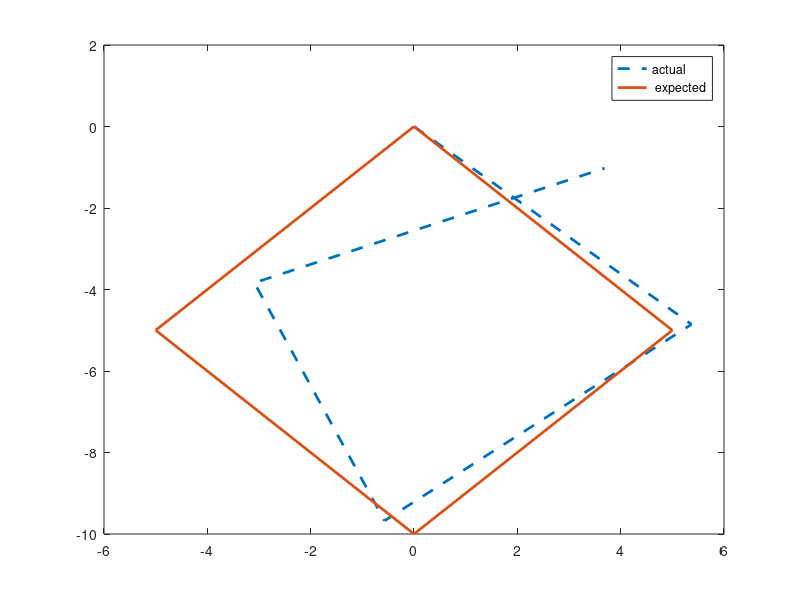
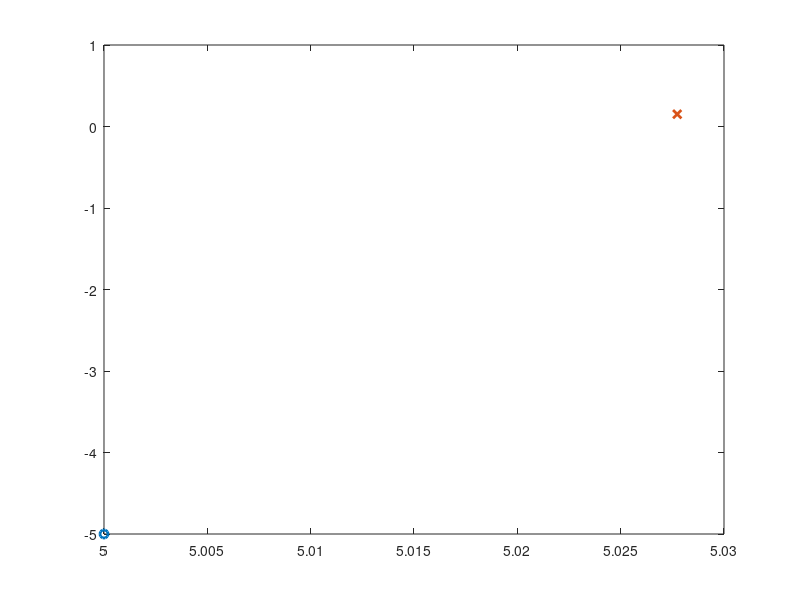

MATLAB code to generate these figures, in order: (Note: this script raises an error after producing the figures.)
clear all;
close all;

x_d=zeros(3,5);
x_act=zeros(3,5);
u_act=[7.24, 7.65, 6.36, 7.34;
    -1.47, -1.98, -1.71, -1.46];
u_d=[5*sqrt(2);
    -pi/2];


for i=1:4
    x_act(:,i+1)= x_act(:,i)+[u_act(1,i)*cos(x_act(3,i)+1/2*u_act(2,i))
                      u_act(1,i)*sin(x_act(3,i)+1/2*u_act(2,i))
                      u_act(2,i)];
  x_act(3,i+1)=atan2(sin(x_act(3,i+1)), cos(x_act(3,i+1)));
  
  x_d(:,i+1)= x_d(:,i)+[u_d(1)*cos(x_d(3,i)+1/2*u_d(2))
                      u_d(1)*sin(x_d(3,i)+1/2*u_d(2))
                      u_d(2)];
  x_d(3,i+1)=atan2(sin(x_d(3,i+1)), cos(x_d(3,i+1)));
end

figure(1)
plot(x_act(1,:),x_act(2,:), "--", "lineWidth",2)
hold on
plot(x_d(1,:),x_d(2,:),  "lineWidth",2)
legend('actual ',' expected')

landmark=[5, 5, -5,-5, 5;
    0,-10, -10,0, 0];
Q=[0.01,0;0,0.01];

% z=zeros(2,5);
% for i=1:5
%  mu=[norm(x_d(1:2,i)-landmark(:,i) ); 
%      atan2(landmark(2,i)-x_d(2,i), landmark(1,i)-x_d(1,i))-x_act(3,i)]
%  z(:,i)=mvnrnd(mu,Q)
% end

z=[5.03,5.07,4.42,4.39,1.57;
    0.03,-0.17,0.45,1.01,1.00];

H=[cos(0.03) -5.03*sin(0.03);
    sin(0.03) 5.03*cos(0.03)];
mu_m=[5.03*cos(0.03);
    5.03*sin(0.03)];
figure(2)
plot(5,-5, "o", "lineWidth",2)
hold on
plot(mu_m(1),mu_m(2), "x", "lineWidth",2)

plotErrorEllipse(mu_m, H*Q*H', 0.68)
plotErrorEllipse([5,-5], [0.675 -0.575;-0.575  0.675], 0.68)

title("t=1")
axis([-8 8 -12 4])

%%
close all
dat=load('example.mat')
figure(3)
for i=1:5
mu=cell2mat(dat.mu(i))
sigma=cell2mat(dat.sigma(i))
plot(mu(1),mu(2), "bo", "lineWidth",2)
hold on
plotErrorEllipse(mu, sigma(1:2, 1:2) , 0.68)
plot(landmark(1,:), landmark(2,:), "kx", "lineWidth",2,"MarkerSize",10)
plot(x_act(1,:),x_act(2,:), "--", "lineWidth",2)
feature=mu(4:length(mu));
feature_sigma=sigma(4:length(mu),4:length(mu));
for j=1:length(feature)/2
plot(feature(2*j-1), feature(2*j), 'bx', "lineWidth",2,"MarkerSize",10)
plotErrorEllipse([feature(2*j-1), feature(2*j)], feature_sigma(2*j-1:2*j, 2*j-1:2*j) , 0.68)
end
axis([-8 8 -12 4])
hold off
pause
end

function plotErrorEllipse(mu, Sigma, p)

    s = -2 * log(1 - p);

    [V, D] = eig(Sigma * s);

    t = linspace(0, 2 * pi);
    a = (V * sqrt(D)) * [cos(t(:))'; sin(t(:))'];

    plot(a(1, :) + mu(1), a(2, :) + mu(2),"lineWidth",2 );
end